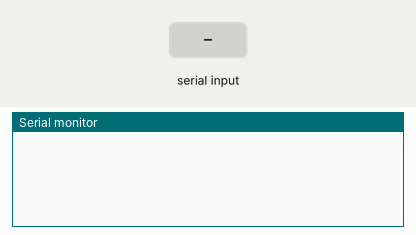
Bench run of a sketch on a simulated Arduino Uno, built with avr-gcc and run on an emulated ATmega328P. Parts: the last lines printed to the serial monitor. The test bench sets the inputs (shaded band).

Above: at 1.2 s.
1.3 s: ";\n" received over Serial
At 2.4 s:
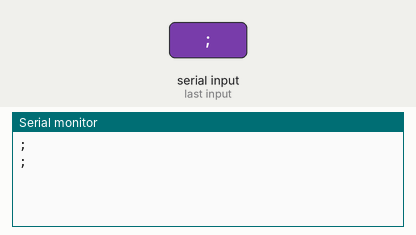
2.8 s: "1\n" received over Serial
At 3.4 s:
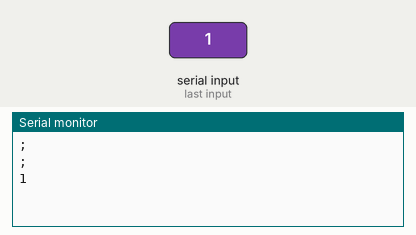

The sketch:

param.ino
```cpp
char buf[1024];
int n;

void setup() {
  Serial.begin(9600);
  n = 0;
}

void loop() {
  while (Serial.available() > 0) {
    byte incoming = Serial.read();
    char c = (char)incoming;
    Serial.print(c);
    buf[n++] = c;
    if (c == ';') {
      buf[n++] = '\0';
      Serial.print('\n');
      char *cmd = (char*)malloc(sizeof(char) * n);
      strncpy(cmd, buf, n);
      execute(cmd);
      n = 0;
    }
  }
}

void execute(char *cmd) {
  Serial.println(cmd);
}
```

Measured:
- after the input at 1.3 s, the serial monitor: prints a new line at once (image 1)
- after the input at 2.8 s, the serial monitor: prints a new line at once (image 2)
